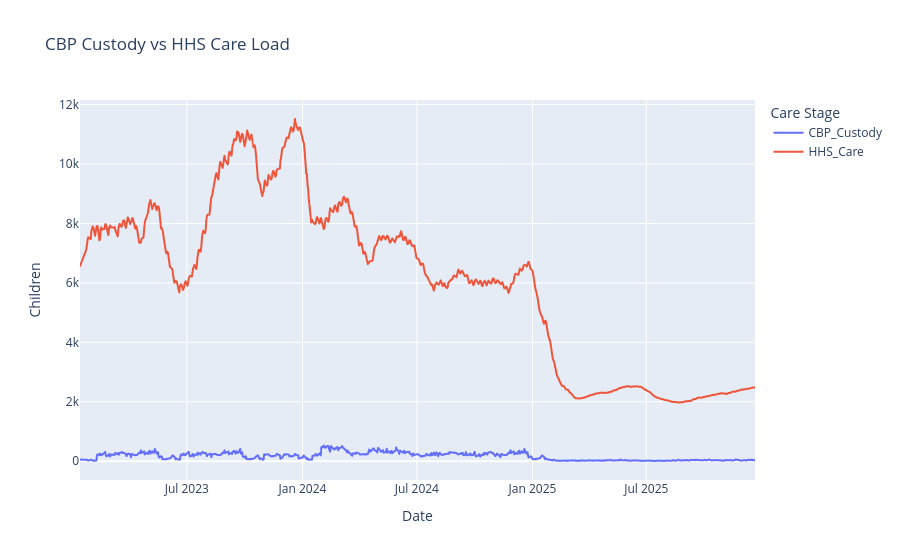

Write notebook code for a chart like this one.
### Markdown cell above
#### CBP VS HHS

### Code cell
fig = px.line(
    df,
    x = 'Date',
    y = ['CBP_Custody', 'HHS_Care'],
    title= 'CBP Custody vs HHS Care Load',
    labels={
        'Date' : 'Date',
        'value' : 'Children',
        'variable' : 'Care Stage'
    }
)

fig.update_layout(hovermode = 'x unified')

fig.show()

### Figure 1 — Plotly figure (JSON) as saved in the notebook; plotly's stock layout.template omitted (floating-point values rounded to 4 significant figures; data arrays with more than 128 entries replaced by an {"elided": "..."} marker saying what was removed)
{"data": [{"hovertemplate": "Care Stage=CBP_Custody<br>Date=%{x}<br>Children=%{y}<extra></extra>", "legendgroup": "CBP_Custody", "line": {"color": "#636efa", "dash": "solid"}, "marker": {"symbol": "circle"}, "mode": "lines", "name": "CBP_Custody", "showlegend": true, "type": "scattergl", "x": {"elided": "720 str values"}, "xaxis": "x", "y": {"elided": "720 int values"}, "yaxis": "y"}, {"hovertemplate": "Care Stage=HHS_Care<br>Date=%{x}<br>Children=%{y}<extra></extra>", "legendgroup": "HHS_Care", "line": {"color": "#EF553B", "dash": "solid"}, "marker": {"symbol": "circle"}, "mode": "lines", "name": "HHS_Care", "showlegend": true, "type": "scattergl", "x": {"elided": "720 str values"}, "xaxis": "x", "y": {"elided": "720 int values"}, "yaxis": "y"}], "layout": {"hovermode": "x unified", "legend": {"title": {"text": "Care Stage"}, "tracegroupgap": 0}, "title": {"text": "CBP Custody vs HHS Care Load"}, "xaxis": {"anchor": "y", "domain": [0, 1], "title": {"text": "Date"}}, "yaxis": {"anchor": "x", "domain": [0, 1], "title": {"text": "Children"}}}}
